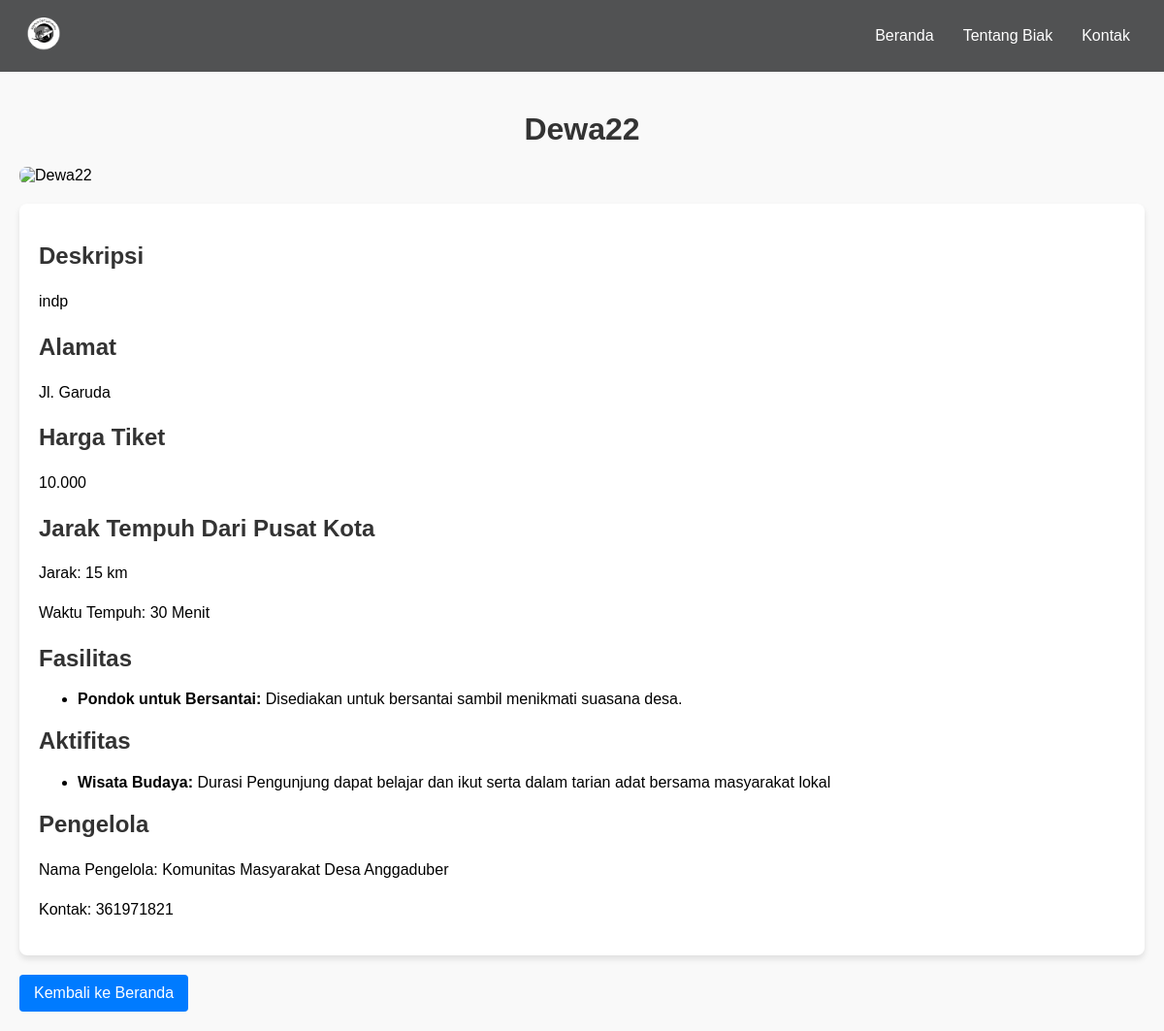
The app's page /detail.php?kd_objek=16 with its own data.
### tables this page shows
CREATE TABLE `objek_wisata` (
  `kd_objek` int(10) NOT NULL,
  `kd_fasilitas` JSON NOT NULL,
  `kd_jarak` int(10) NOT NULL,
  `kd_aktifitas` JSON NOT NULL,
  `id_pengelola` int(10) NOT NULL,
  `nama_objek` varchar(100) NOT NULL,
  `foto` varchar(255) NOT NULL,
  `alamat` varchar(100) NOT NULL,
  `harga_tiket` varchar(50) NOT NULL,
  `estimasi_waktu` varchar(50) NOT NULL,
  `ket_objek` text NOT NULL
);

CREATE TABLE `jarak` (
  `kd_jarak` int(10) NOT NULL,
  `jarak_tempuh` varchar(10) NOT NULL,
  `waktu_tempuh` varchar(10) NOT NULL
);

CREATE TABLE `fasilitas` (
  `kd_fasilitas` int(10) NOT NULL,
  `nama_fasilitas` varchar(50) NOT NULL,
  `ket_fasilitas` text NOT NULL
);

CREATE TABLE `aktifitas` (
  `kd_aktifitas` int(10) NOT NULL,
  `nama_aktifitas` varchar(100) NOT NULL,
  `durasi_aktifitas` varchar(100) NOT NULL
);

CREATE TABLE `pengelola` (
  `id_pengelola` int(10) NOT NULL,
  `nama_pengelola` varchar(50) NOT NULL,
  `kontak_pengelola` int(12) NOT NULL
);

### detail.php (the view, shortened to what this page needs)
<?php
include 'admin/db_connect.php';
if (isset($_GET['kd_objek'])) {
    $kd_objek = intval($_GET['kd_objek']);
    $query = "
    SELECT
        o.kd_objek, o.nama_objek, o.foto, o.alamat, o.harga_tiket, o.estimasi_waktu, o.ket_objek,
        o.kd_fasilitas, o.kd_aktifitas,
        j.jarak_tempuh, j.waktu_tempuh,
        p.nama_pengelola, p.kontak_pengelola
    FROM objek_wisata o
    LEFT JOIN jarak j ON o.kd_jarak = j.kd_jarak
    LEFT JOIN pengelola p ON o.id_pengelola = p.id_pengelola
    WHERE o.kd_objek = ?";
    $stmt = $conn->prepare($query);
    $stmt->bind_param("i", $kd_objek);
    $stmt->execute();
    $result = $stmt->get_result();
    if ($result->num_rows > 0) {
        $row = $result->fetch_assoc();
        $kd_fasilitas = json_decode($row['kd_fasilitas'], true);
        $kd_aktifitas = json_decode($row['kd_aktifitas'], true);
        $fasilitas = [];
        if (!empty($kd_fasilitas)) {
            $placeholders = implode(',', array_fill(0, count($kd_fasilitas), '?'));
            $queryFasilitas = "SELECT nama_fasilitas, ket_fasilitas FROM fasilitas WHERE kd_fasilitas IN ($placeholders)";
            $stmtFasilitas = $conn->prepare($queryFasilitas);
            $stmtFasilitas->bind_param(str_repeat("i", count($kd_fasilitas)), ...$kd_fasilitas);
            $stmtFasilitas->execute();
            $resultFasilitas = $stmtFasilitas->get_result();
            while ($rowFasilitas = $resultFasilitas->fetch_assoc()) {
                $fasilitas[] = $rowFasilitas;
            }
        }
        $aktifitas = [];
        if (!empty($kd_aktifitas)) {
            $placeholders = implode(',', array_fill(0, count($kd_aktifitas), '?'));
            $queryAktifitas = "SELECT nama_aktifitas, durasi_aktifitas FROM aktifitas WHERE kd_aktifitas IN ($placeholders)";
            $stmtAktifitas = $conn->prepare($queryAktifitas);
            $stmtAktifitas->bind_param(str_repeat("i", count($kd_aktifitas)), ...$kd_aktifitas);
            $stmtAktifitas->execute();
            $resultAktifitas = $stmtAktifitas->get_result();
            while ($rowAktifitas = $resultAktifitas->fetch_assoc()) {
                $aktifitas[] = $rowAktifitas;
            }
        }
    } else {
        echo "Data tidak ditemukan.";
        exit;
    }
} else {
    echo "ID tidak ditemukan.";
    exit;
}
?>
<!DOCTYPE html>
<html lang="en">
<head>
    <link rel="stylesheet" href="style-detail.css">
</head>
<body>
    <nav>
        <div class="layar-dalam">
            <div class="logo">
                <a href="index.php"><img src="asset/logo-black.png" alt="Website Logo"></a>
            </div>
            <div class="menu">
                <ul>
                    <li><a href="index.php">Beranda</a></li>
                    <li><a href="index.php#aboutus">Tentang Biak</a></li>
                    <li><a href="index.php#contact">Kontak</a></li>
                </ul>
            </div>
        </div>
    </nav>
    <div class="container">
        <h1><?= htmlspecialchars($row['nama_objek']) ?></h1>
        <div class="image-container">
            <img src="admin/<?= htmlspecialchars($row['foto']) ?>" alt="<?= htmlspecialchars($row['nama_objek']) ?>">
        </div>
        <div class="content">
            <h2>Deskripsi</h2>
            <p><?= nl2br(htmlspecialchars($row['ket_objek'])) ?></p>
            <h2>Alamat</h2>
            <p><?= htmlspecialchars($row['alamat']) ?></p>
            <h2>Harga Tiket</h2>
            <p><?= htmlspecialchars($row['harga_tiket']) ?></p>
            <h2>Jarak Tempuh Dari Pusat Kota</h2>
            <p>Jarak: <?= htmlspecialchars($row['jarak_tempuh']) ?></p>
            <p>Waktu Tempuh: <?= htmlspecialchars($row['waktu_tempuh']) ?></p>
            <h2>Fasilitas</h2>
            <?php if (!empty($fasilitas)): ?>
                <ul>
                    <?php foreach ($fasilitas as $fas): ?>
                        <li><strong><?= htmlspecialchars($fas['nama_fasilitas']) ?>:</strong> <?= htmlspecialchars($fas['ket_fasilitas']) ?></li>
                    <?php endforeach; ?>
                </ul>
            <?php else: ?>
                <p>Tidak ada fasilitas tersedia.</p>
            <?php endif; ?>
            <h2>Aktifitas</h2>
            <?php if (!empty($aktifitas)): ?>
                <ul>
                    <?php foreach ($aktifitas as $akt): ?>
                        <li><strong><?= htmlspecialchars($akt['nama_aktifitas']) ?>:</strong> Durasi <?= htmlspecialchars($akt['durasi_aktifitas']) ?></li>
                    <?php endforeach; ?>
                </ul>
            <?php else: ?>
                <p>Tidak ada aktifitas tersedia.</p>
            <?php endif; ?>
            <h2>Pengelola</h2>
            <p>Nama Pengelola: <?= htmlspecialchars($row['nama_pengelola']) ?></p>
            <p>Kontak: <?= htmlspecialchars($row['kontak_pengelola']) ?></p>
        </div>
        <a href="index.php" class="back-link">Kembali ke Beranda</a>
    </div>
</body>
</html>

### style-detail.css (style rules this page uses)
body { font-family: Arial, sans-serif; margin: 0; padding: 0; background-color: #f9f9f9; }
nav { background-color: #515253; padding: 10px 0; color: #fff; }
nav .layar-dalam { display: flex; justify-content: space-between; align-items: center; padding: 0 20px; }
nav .logo img { height: 50px; }
nav .menu ul { list-style: none; margin: 0; padding: 0; display: flex; }
nav .menu ul li { margin: 0 15px; }
nav .menu ul li a { color: #fff; text-decoration: none; font-size: 16px; transition: color 0.2s; }
.container { max-width: 1200px; margin: 0 auto; padding: 20px; }
h1 { text-align: center; margin-bottom: 20px; color: #333; }
.image-container img { width: 100%; max-height: 400px; object-fit: cover; border-radius: 8px; }
.content { margin-top: 20px; background: #fff; padding: 20px; border-radius: 8px; box-shadow: 0 4px 6px rgba(0, 0, 0, 0.1); }
.content h2 { color: #333; }
.content p { line-height: 1.6; margin: 15px 0; }
.back-link { display: inline-block; margin-top: 20px; text-decoration: none; padding: 10px 15px; background: #007bff; color: #fff; border-radius: 4px; }

### records on screen
objek_wisata: nama_objek "Dewa22", ket_objek "indp", alamat "Jl. Garuda", harga_tiket "10.000", kd_jarak.jarak_tempuh "15 km", kd_jarak.waktu_tempuh "30 Menit", id_pengelola.nama_pengelola "Komunitas Masyarakat Desa Anggaduber", id_pengelola.kontak_pengelola "361971821"
fasilitas: nama_fasilitas "Pondok untuk Bersantai", ket_fasilitas "Disediakan untuk bersantai sambil menikmati suasana desa."
aktifitas: nama_aktifitas "Wisata Budaya", durasi_aktifitas "Pengunjung dapat belajar dan ikut serta dalam tarian adat bersama masyarakat lokal"
